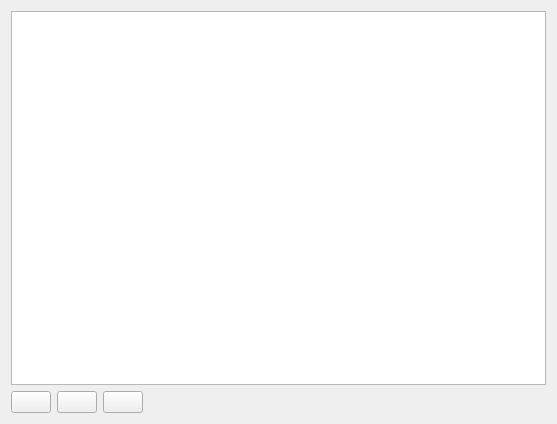
<?xml version="1.0" encoding="UTF-8"?>
<ui version="4.0">
 <class>QgsVectorTileBasicRendererWidget</class>
 <widget class="QWidget" name="QgsVectorTileBasicRendererWidget">
  <property name="geometry">
   <rect>
    <x>0</x>
    <y>0</y>
    <width>557</width>
    <height>424</height>
   </rect>
  </property>
  <layout class="QVBoxLayout" name="verticalLayout">
   <item>
    <widget class="QTreeView" name="viewStyles">
     <property name="acceptDrops">
      <bool>true</bool>
     </property>
     <property name="editTriggers">
      <set>QAbstractItemView::EditKeyPressed|QAbstractItemView::SelectedClicked</set>
     </property>
     <property name="dragEnabled">
      <bool>true</bool>
     </property>
     <property name="dragDropMode">
      <enum>QAbstractItemView::InternalMove</enum>
     </property>
     <property name="selectionMode">
      <enum>QAbstractItemView::ExtendedSelection</enum>
     </property>
     <property name="rootIsDecorated">
      <bool>false</bool>
     </property>
    </widget>
   </item>
   <item>
    <layout class="QHBoxLayout" name="horizontalLayout">
     <item>
      <widget class="QPushButton" name="btnAddRule">
       <property name="toolTip">
        <string>Add rule</string>
       </property>
       <property name="text">
        <string/>
       </property>
       <property name="icon">
        <iconset resource="../../images/images.qrc">
         <normaloff>:/images/themes/default/symbologyAdd.svg</normaloff>:/images/themes/default/symbologyAdd.svg</iconset>
       </property>
      </widget>
     </item>
     <item>
      <widget class="QPushButton" name="btnRemoveRule">
       <property name="toolTip">
        <string>Remove selected rules</string>
       </property>
       <property name="text">
        <string/>
       </property>
       <property name="icon">
        <iconset resource="../../images/images.qrc">
         <normaloff>:/images/themes/default/symbologyRemove.svg</normaloff>:/images/themes/default/symbologyRemove.svg</iconset>
       </property>
      </widget>
     </item>
     <item>
      <widget class="QPushButton" name="btnEditRule">
       <property name="toolTip">
        <string>Edit current rule</string>
       </property>
       <property name="text">
        <string/>
       </property>
       <property name="icon">
        <iconset resource="../../images/images.qrc">
         <normaloff>:/images/themes/default/symbologyEdit.svg</normaloff>:/images/themes/default/symbologyEdit.svg</iconset>
       </property>
      </widget>
     </item>
     <item>
      <spacer name="horizontalSpacer">
       <property name="orientation">
        <enum>Qt::Horizontal</enum>
       </property>
       <property name="sizeHint" stdset="0">
        <size>
         <width>40</width>
         <height>20</height>
        </size>
       </property>
      </spacer>
     </item>
    </layout>
   </item>
  </layout>
 </widget>
 <resources>
  <include location="../../images/images.qrc"/>
 </resources>
 <connections/>
</ui>
